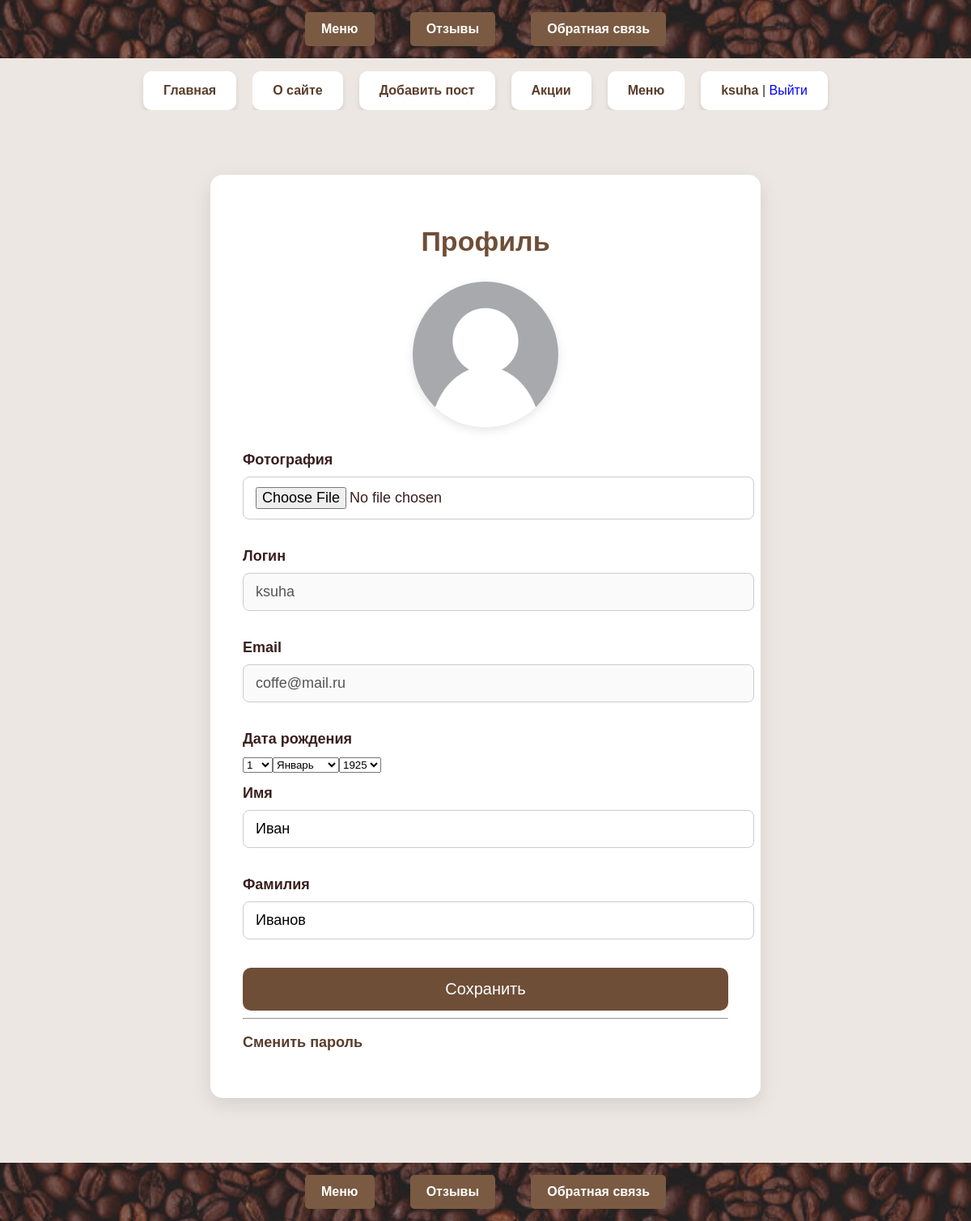
Before: /users/profile/ (signed in) with the older database file.
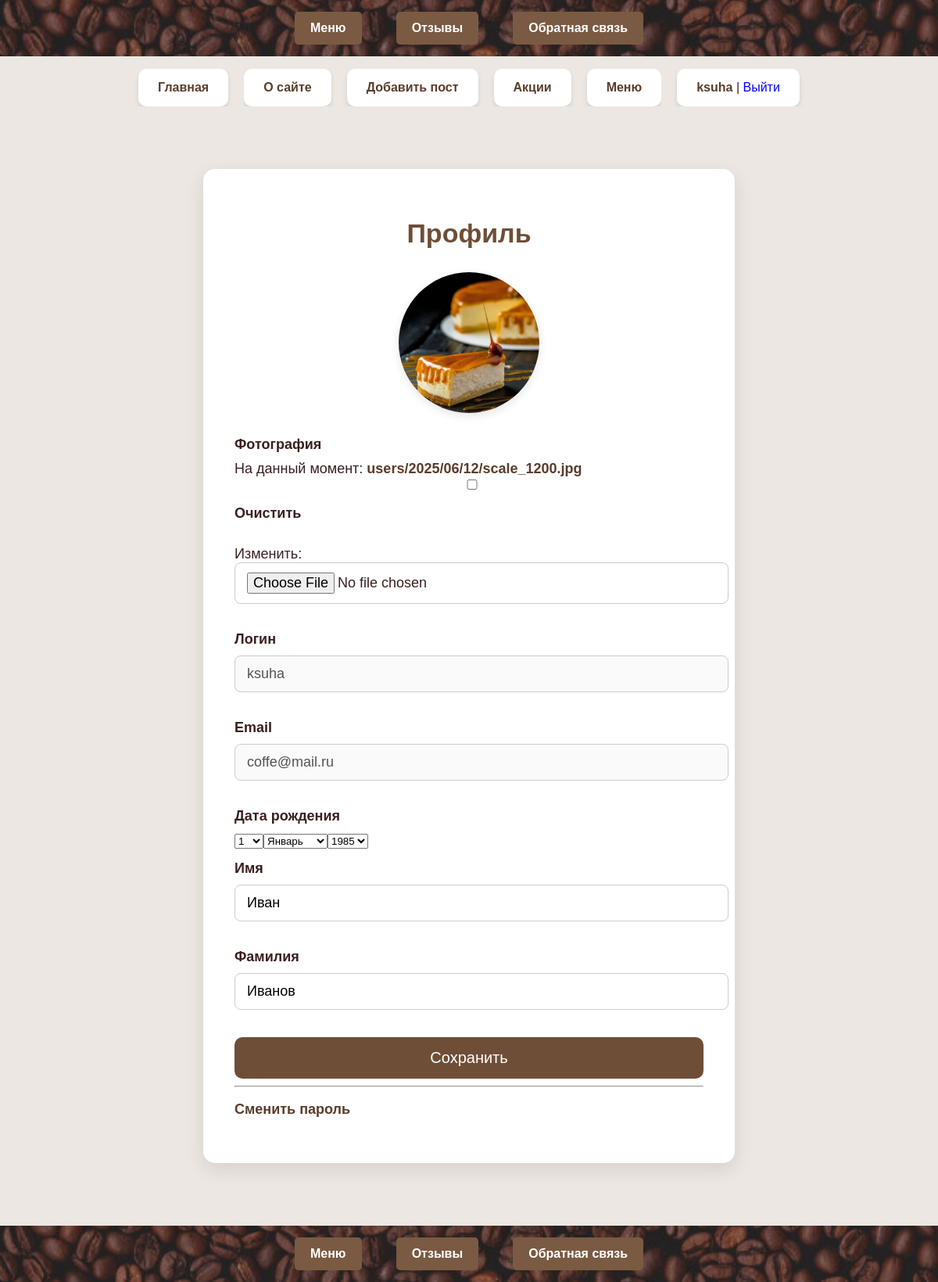
After: the same page with the newer database file.
### users/models.py (models this page shows)
class User(AbstractUser):
 photo =models.ImageField(upload_to="users/%Y/%m/%d/",blank=True, null=True, verbose_name="Фотография")
 date_birth = models.DateTimeField(blank=True,null=True, verbose_name="Дата рождения")

### users/views.py (the view, shortened to what this page needs)
# urls.py: path('profile/', views.ProfileUser.as_view(), name='profile'),
class ProfileUser(LoginRequiredMixin, UpdateView):
 model = get_user_model()
 form_class = ProfileUserForm
 template_name = 'users/profile.html'
 extra_context = {'title': "Профиль пользователя"}
 def get_object(self, queryset=None):
  return self.request.user
 extra_context = {'title': "Профиль пользователя",
                  'default_image': settings.DEFAULT_USER_IMAGE}

### users/forms.py
class ProfileUserForm(forms.ModelForm):
    username = forms.CharField(disabled=True,
                               label='Логин', widget=forms.TextInput(attrs={'class':
                                                                                'form-input'}))
    email = forms.CharField(disabled=True, label='Email', widget=forms.TextInput(attrs={'class': 'forminput'}))
    this_year = datetime.date.today().year
    date_birth =forms.DateField(label='Дата рождения',widget=forms.SelectDateWidget(years=tuple(range(this_year - 100, this_year - 5))))
    class Meta:
        model = get_user_model()
        fields = ['photo', 'username', 'email',
          'date_birth', 'first_name', 'last_name']
        labels = {
            'first_name': 'Имя',
            'last_name': 'Фамилия',
        }
        widgets = {
            'first_name':
                forms.TextInput(attrs={'class': 'form-input'}),
            'last_name':
                forms.TextInput(attrs={'class': 'form-input'}),
        }

### menu/templatetags/menu_tags.py (called while the page is built)
@register.simple_tag()
def get_categories():
    return Category.objects.all()

### users/context_processors.py (called while the page is built)
def get_menu_context(request):
 return {'mainmenu': menu1}

### users/templates/users/profile.html (shortened to what this page needs)
{% extends 'base.html' %}
{% block content %}
<div class="profile-container">
    <h1>Профиль</h1>
    <form method="post" enctype="multipart/form-data">
        {% if user.photo %}
    <img src="{{ user.photo.url }}" alt="Аватар" class="profile-avatar">
{% else %}
    <img src="{{ default_image }}" alt="Аватар по умолчанию" class="profile-avatar">
{% endif %}
        {% for f in form %}
            <label for="{{ f.id_for_label }}">{{ f.label }}</label>
            {{ f }}
        {% endfor %}
        <button type="submit">Сохранить</button>
        <hr>
        <p ><a href="{% url 'users:password_change' %}">Сменить пароль</a></p>
    </form>
</div>
{% endblock %}

### templates/base.html (shortened to what this page needs)
<!DOCTYPE html>
{% load static %}
{% load menu_tags %}
{% get_categories as categories %}
<html>
<link type="text/css" href="{% static 'menu/css/styles.css' %}" rel="stylesheet"/>
<link type="text/css" rel="stylesheet" href="{% static 'users/css/styles.css' %}">
<head>
    {% include 'menu/includes/nav.html' %}
</head>
<body>
<ul>
    <li><a href="{% url 'home' %}">Главная</a></li>
    {% block mainmenu %}
    <div class="header">
        <ul id="mainmenu"
            class="mainmenu">
            {% for m in mainmenu %}
            {% if m.url_name != 'addpost' %}
            <li><a href="{% url m.url_name %}">{{ m.title }}</a></li>
            {% else %}
            {% if perms.menu.add_post %}
            <li><a href="{% url m.url_name %}">{{ m.title }}</a></li>
            {% endif %}
            {% endif %}
            {% endfor %}
        </ul>
    </div>
    {% endblock mainmenu %}
    {% if user.is_authenticated %}
    <li class="last"> <a href="{% url 'users:profile'%}">{{user.username}}</a>  |
    <form method="post" action="{% url 'users:logout' %}" style="display: inline;">
    <button type="submit" style="background: none; border: none; padding: 0; font: inherit; color: blue; cursor: pointer;">
        Выйти
    </button>
</form>
    </li>
    {% else %}
    <li class="last"><a href="{% url 'users:login'%}">Войти</a> | <a href="{% url 'users:register'%}">Регистрация</a></li>
    {% endif %}
</ul>
{% block content %}{% endblock %}
</body>
{% include 'menu/includes/nav.html' %}
</html>

Changed rows visible on the page:
changed User "ksuha": photo: picture added
Other visible differences:
form field f: "1925" → "1985"
new list line: "На данный момент: users/2025/06/12/scale_1200.jpg Очистить Изменить: ☐"
